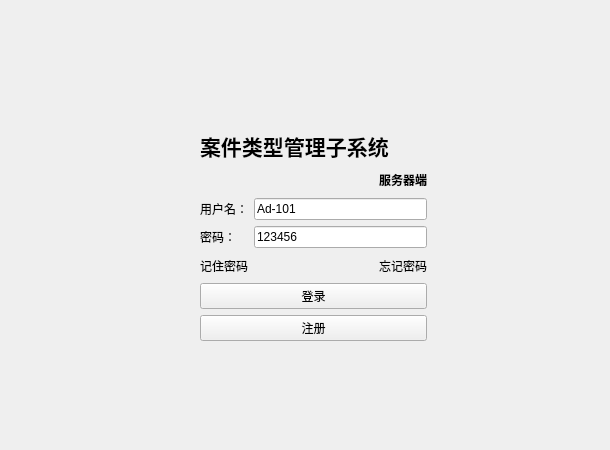
<?xml version="1.0" encoding="UTF-8"?>
<ui version="4.0">
 <class>LoginForm</class>
 <widget class="QWidget" name="LoginForm">
  <property name="geometry">
   <rect>
    <x>0</x>
    <y>0</y>
    <width>610</width>
    <height>450</height>
   </rect>
  </property>
  <property name="windowTitle">
   <string>Form</string>
  </property>
  <property name="styleSheet">
   <string notr="true">#LoginForm{
	border-image: url(:/images/logo_back03.jpg);
}

#LoginForm *{
border-image: url();
}</string>
  </property>
  <widget class="QWidget" name="layoutWidget">
   <property name="geometry">
    <rect>
     <x>200</x>
     <y>130</y>
     <width>227</width>
     <height>211</height>
    </rect>
   </property>
   <layout class="QGridLayout" name="gridLayout">
    <item row="5" column="1" colspan="2">
     <spacer name="horizontalSpacer">
      <property name="orientation">
       <enum>Qt::Horizontal</enum>
      </property>
      <property name="sizeHint" stdset="0">
       <size>
        <width>200</width>
        <height>5</height>
       </size>
      </property>
     </spacer>
    </item>
    <item row="5" column="3">
     <widget class="QLabel" name="label_6">
      <property name="text">
       <string>忘记密码</string>
      </property>
     </widget>
    </item>
    <item row="5" column="0">
     <widget class="QLabel" name="label_5">
      <property name="text">
       <string>记住密码</string>
      </property>
     </widget>
    </item>
    <item row="0" column="0" colspan="4">
     <widget class="QLabel" name="label">
      <property name="font">
       <font>
        <family>楷体</family>
        <pointsize>16</pointsize>
        <weight>75</weight>
        <bold>true</bold>
       </font>
      </property>
      <property name="text">
       <string>案件类型管理子系统</string>
      </property>
     </widget>
    </item>
    <item row="4" column="0">
     <widget class="QLabel" name="lb_pswd">
      <property name="text">
       <string>密码：</string>
      </property>
     </widget>
    </item>
    <item row="6" column="0" colspan="4">
     <widget class="QPushButton" name="pb_login">
      <property name="text">
       <string>登录</string>
      </property>
     </widget>
    </item>
    <item row="1" column="3">
     <widget class="QLabel" name="label_2">
      <property name="font">
       <font>
        <family>楷体</family>
        <weight>75</weight>
        <bold>true</bold>
       </font>
      </property>
      <property name="text">
       <string>服务器端</string>
      </property>
     </widget>
    </item>
    <item row="3" column="1" colspan="3">
     <widget class="QLineEdit" name="le_userid">
      <property name="text">
       <string>Ad-101</string>
      </property>
     </widget>
    </item>
    <item row="4" column="1" colspan="3">
     <widget class="QLineEdit" name="le_pswd">
      <property name="text">
       <string>123456</string>
      </property>
     </widget>
    </item>
    <item row="1" column="0">
     <spacer name="verticalSpacer">
      <property name="orientation">
       <enum>Qt::Vertical</enum>
      </property>
      <property name="sizeType">
       <enum>QSizePolicy::Fixed</enum>
      </property>
      <property name="sizeHint" stdset="0">
       <size>
        <width>10</width>
        <height>5</height>
       </size>
      </property>
     </spacer>
    </item>
    <item row="3" column="0">
     <widget class="QLabel" name="lb_userid">
      <property name="text">
       <string>用户名：</string>
      </property>
     </widget>
    </item>
    <item row="7" column="0" colspan="4">
     <widget class="QPushButton" name="pb_register">
      <property name="text">
       <string>注册</string>
      </property>
     </widget>
    </item>
   </layout>
  </widget>
 </widget>
 <resources/>
 <connections/>
</ui>
